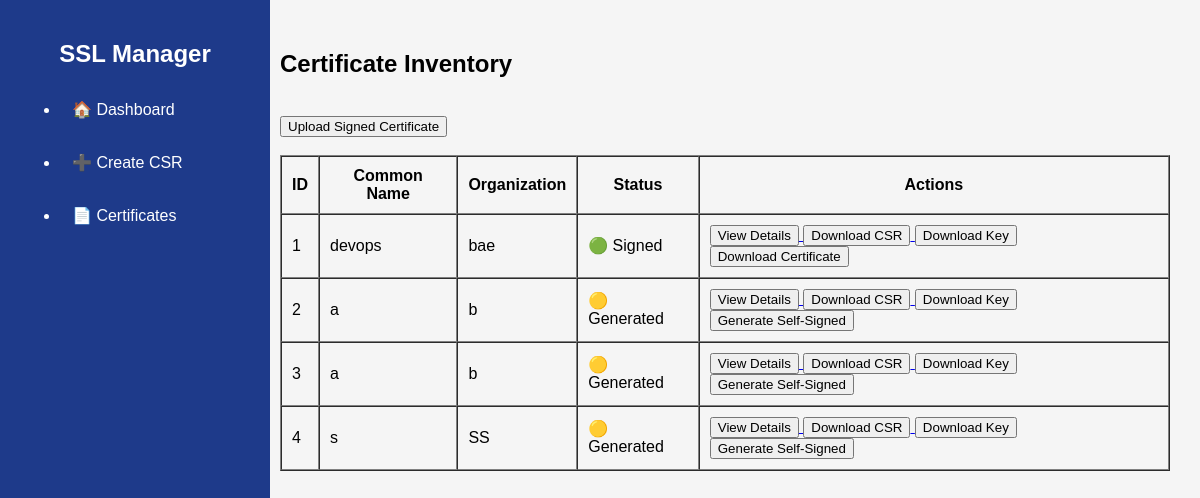
/certificates, run on the app's committed database.
### app/database/models.py (models this page shows)
class CertificateRequest(Base):
    __tablename__ = "certificate_requests"
    id = Column(Integer, primary_key=True, index=True)
    common_name = Column(String, nullable=False)
    organization = Column(String, nullable=False)
    organizational_unit = Column(String)
    country = Column(String)
    state = Column(String)
    locality = Column(String)
    email = Column(String)
    key_path = Column(String)
    csr_path = Column(String)
    certificate_path = Column(String, nullable=True)
    issuer = Column(String, nullable=True)
    serial_number = Column(String, nullable=True)
    valid_from = Column(DateTime, nullable=True)
    valid_until = Column(DateTime, nullable=True)
    signature_algorithm = Column(String, nullable=True)
    status = Column(String, default="Generated")
    created_at = Column(DateTime, default=datetime.utcnow)

### app/routers/certificates.py (the view)
@router.get("/certificates", response_class=HTMLResponse)
async def list_certificates(request: Request):
    db = SessionLocal()
    certificates = get_all_certificate_requests(db)
    db.close()
    return templates.TemplateResponse(
        request=request,
        name="certificates.html",
        context={
            "request": request,
            "certificates": certificates,
        },
    )

### app/templates/certificates.html
{% extends "base.html" %}
{% block content %}
<h2>Certificate Inventory</h2>
<br>
<a href="/upload-certificate">
    <button>Upload Signed Certificate</button>
</a>
<br><br>
<table border="1" cellpadding="10" cellspacing="0">
    <tr>
        <th>ID</th>
        <th>Common Name</th>
        <th>Organization</th>
        <th>Status</th>
        <th>Actions</th>
    </tr>
    {% for certificate in certificates %}
    <tr>
        <td>{{ certificate.id }}</td>
        <td>{{ certificate.common_name }}</td>
        <td>{{ certificate.organization }}</td>
        <td>
            {% if certificate.status == "Signed" %}
            🟢 Signed
            {% else %}
            🟡 Generated
            {% endif %}
        </td>
        <td>
            <a href="/certificate/{{ certificate.id }}">
                <button>View Details</button>
            </a>
            <a href="/download/csr/{{ certificate.id }}">
                <button>Download CSR</button>
            </a>
            <a href="/download/key/{{ certificate.id }}">
                <button>Download Key</button>
            </a>
            {% if certificate.certificate_path %}
            <a href="/download/certificate/{{ certificate.id }}">
                <button>Download Certificate</button>
            </a>
            {% endif %}
            {% if certificate.status != "Signed" %}
            <a href="/generate-self-signed/{{ certificate.id }}">
                <button>Generate Self-Signed</button>
            </a>
            {% endif %}
        </td>
    </tr>
    {% endfor %}
</table>
{% endblock %}

### app/templates/base.html (shortened to what this page needs)
<!DOCTYPE html>
<html lang="en">
<head>
    <link rel="stylesheet" href="/static/css/style.css">
</head>
<body>
    <div class="container">
        <aside class="sidebar">
            <h2>SSL Manager</h2>
            <ul>
                <li><a href="/">🏠 Dashboard</a></li>
                <li><a href="/create-request">➕ Create CSR</a></li>
                <li><a href="/certificates">📄 Certificates</a></li>
            </ul>
        </aside>
        <main class="content">
            {% block content %}
            {% endblock %}
        </main>
    </div>
</body>
</html>

### app/static/css/style.css (style rules this page uses)
body { margin: 0; font-family: Arial; background: #f5f5f5; }
.sidebar { position: fixed; width: 230px; height: 100vh; background: #1E3A8A; color: white; padding: 20px; }
.sidebar h2 { text-align: center; }
.sidebar a { display: block; color: white; text-decoration: none; padding: 12px; margin-top: 10px; border-radius: 5px; }
.content { margin-left: 250px; padding: 30px; }

### data on the page
CertificateRequest: id "1", common_name "devops", organization "bae", status "🟢 Signed"
CertificateRequest: id "2", common_name "a", organization "b", status "🟡 Generated"
CertificateRequest: id "3", common_name "a", organization "b", status "🟡 Generated"
CertificateRequest: id "4", common_name "s", organization "SS", status "🟡 Generated"
